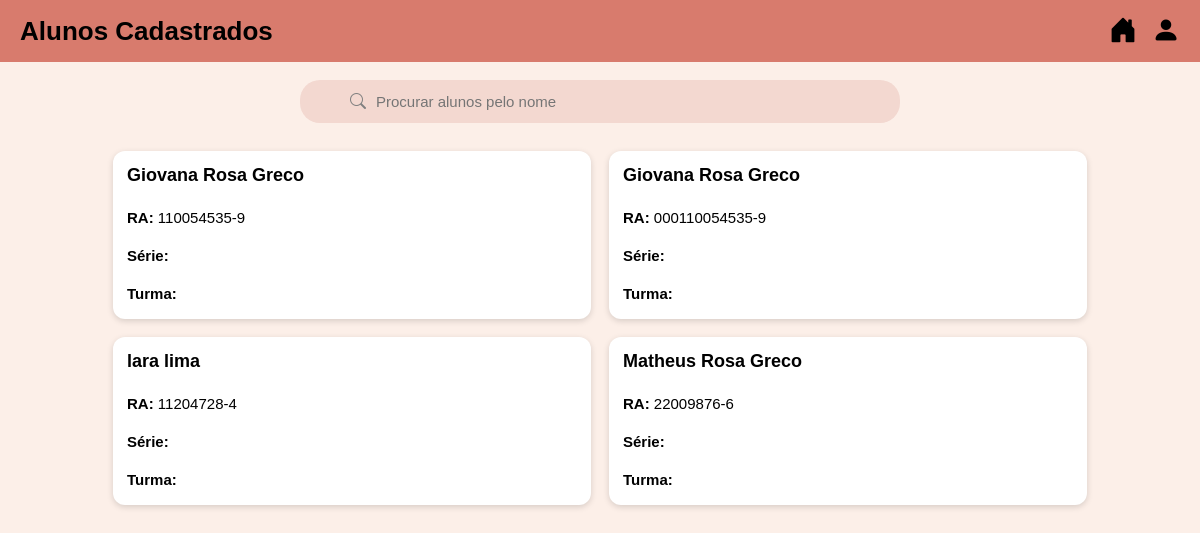
The app's page /biblioteca-digital-tcc/consulta_alunos.php (signed in), older data.
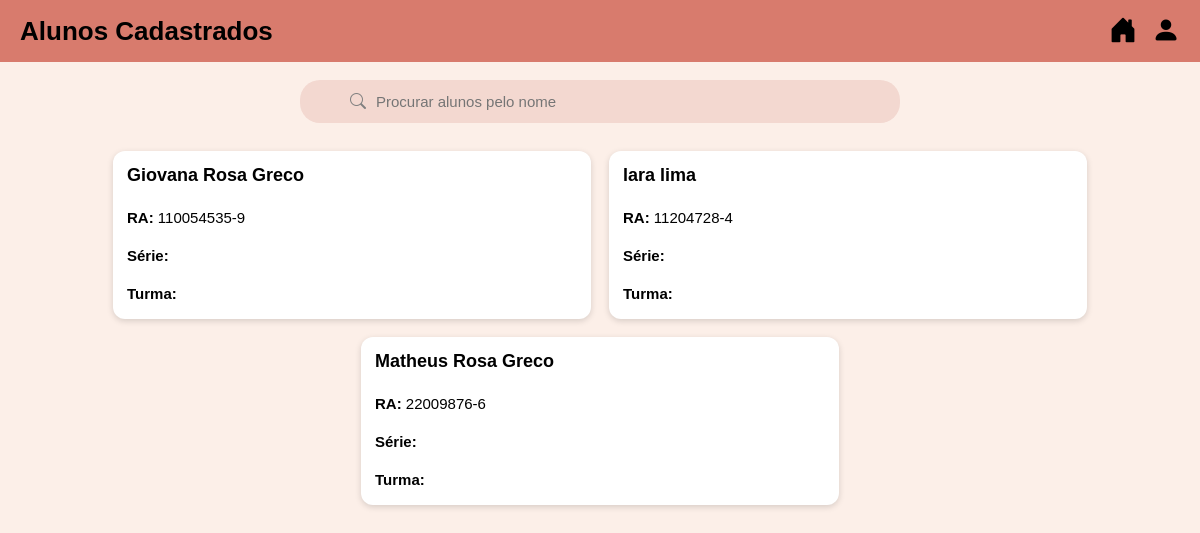
The same page, newer data.
### tables this page shows
CREATE TABLE `aluno` (
  `id` int(11) NOT NULL,
  `nome` varchar(100) NOT NULL,
  `ra` varchar(20) NOT NULL,
  `digito` varchar(5) NOT NULL,
  `ra_completo` varchar(25) NOT NULL,
  `senha` varchar(255) NOT NULL,
  `escola` varchar(100) NOT NULL,
  `serie` enum('1º Ano','2º Ano','3º Ano') DEFAULT NULL,
  `turma` enum('A','B','C','D') DEFAULT NULL,
  `ativo` tinyint(1) DEFAULT 1,
  `created_at` timestamp NOT NULL DEFAULT current_timestamp()
);

### biblioteca-digital-tcc/consulta_alunos.php (the view, shortened to what this page needs)
<?php
include "conexaoconsulta.php";
$sql_alunos = "SELECT ra_completo, nome, serie, turma FROM aluno ORDER BY nome ASC";
$result_alunos = $conexao->query($sql_alunos);
$alunos = $result_alunos->fetch_all(MYSQLI_ASSOC);
?>
<!DOCTYPE html>
<html lang="pt-BR">
<head>
<link href="https://cdn.jsdelivr.net/npm/bootstrap-icons/font/bootstrap-icons.css" rel="stylesheet" />
<link rel="stylesheet" href="css/consulta_alunos.css">
</head>
<body>
<header>
    <h1>Alunos Cadastrados</h1>
    <div class="icons">
        <a href="homeprof.php" class="icon-link" title="Início"><i class="bi bi-house-door-fill"></i></a>
        <i class="bi bi-person-fill" id="user-icon" title="Usuário"></i>
    </div>
</header>
<div class="search-container">
    <div class="search-box">
        <i class="bi bi-search"></i>
        <input type="text" placeholder="Procurar alunos pelo nome" id="searchInput" />
    </div>
</div>
<div class="cards" id="alunosContainer">
    <?php if (empty($alunos)): ?>
        <p style="color:#666; font-style: italic;">Nenhum aluno cadastrado.</p>
    <?php else: ?>
        <?php foreach ($alunos as $aluno): ?>
            <div class="card" data-nome="<?= strtolower($aluno['nome']) ?>">
                <h3><?= htmlspecialchars($aluno['nome']) ?></h3>
                <p><strong>RA:</strong> <?= htmlspecialchars($aluno['ra_completo']) ?></p>
                <p><strong>Série:</strong> <?= htmlspecialchars($aluno['serie']) ?></p>
                <p><strong>Turma:</strong> <?= htmlspecialchars($aluno['turma']) ?></p>
            </div>
        <?php endforeach; ?>
    <?php endif; ?>
</div>
</body>
</html>

### biblioteca-digital-tcc/css/consulta_alunos.css (style rules this page uses)
body { font-family: Arial, sans-serif; background-color: #fcefe8; margin: 0; padding: 0; }
header { display: flex; justify-content: space-between; align-items: center; background-color: #d87b6d; padding: 15px 20px; color: rgb(0, 0, 0); }
header h1 { margin: 0; font-size: 26px; font-weight: bold; }
.icons { display: flex; gap: 15px; font-size: 28px; }
.icons i { cursor: pointer; color: rgb(0, 0, 0); }
.search-container { display: flex; justify-content: center; margin: 18px 0; }
.search-box { display: flex; align-items: center; background: #f3d8d0; border-radius: 20px; padding: 12px 50px; width: 90%; max-width: 500px; }
.search-box input { border: none; outline: none; background: none; flex: 1; font-size: 15px; }
.search-box i { color: gray; margin-right: 8px; }
.cards { display: flex; flex-wrap: wrap; justify-content: center; gap: 18px; padding: 10px; }
.card { background: white; border-radius: 12px; padding: 14px; width: 100%; max-width: 450px; min-height: 140px; box-shadow: 0 2px 6px rgba(0,0,0,0.15); display: flex; flex-direction: column; justify-content: space-between; }
.card h3 { margin: 0 0 5px; font-size: 18px; font-weight: bold; }
.card p { margin: 3px 0; font-size: 15px; }

Row changes from the older to the newer data that the page shows:
removed aluno: nome "Giovana Rosa Greco", ra_completo "000110054535-9"
